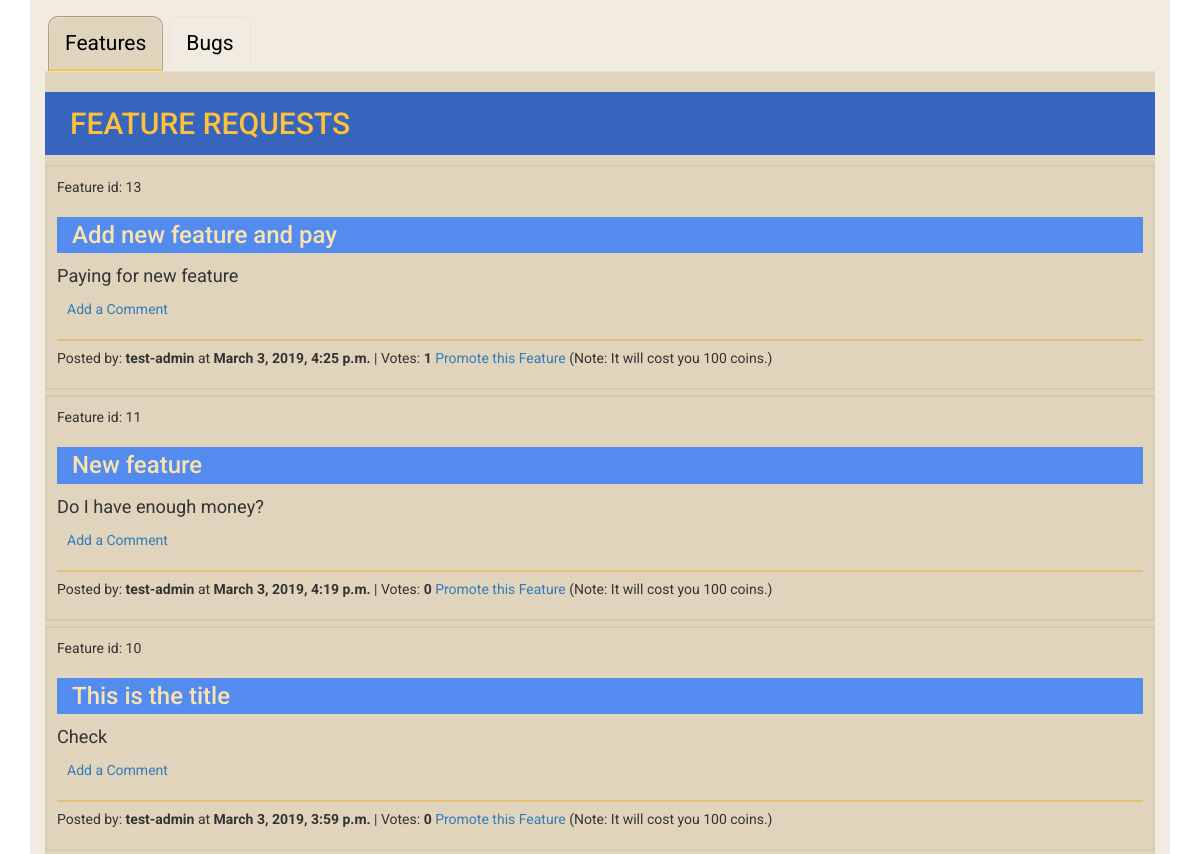
The page /issues/1 (signed in, middle part) on the database as committed earlier.
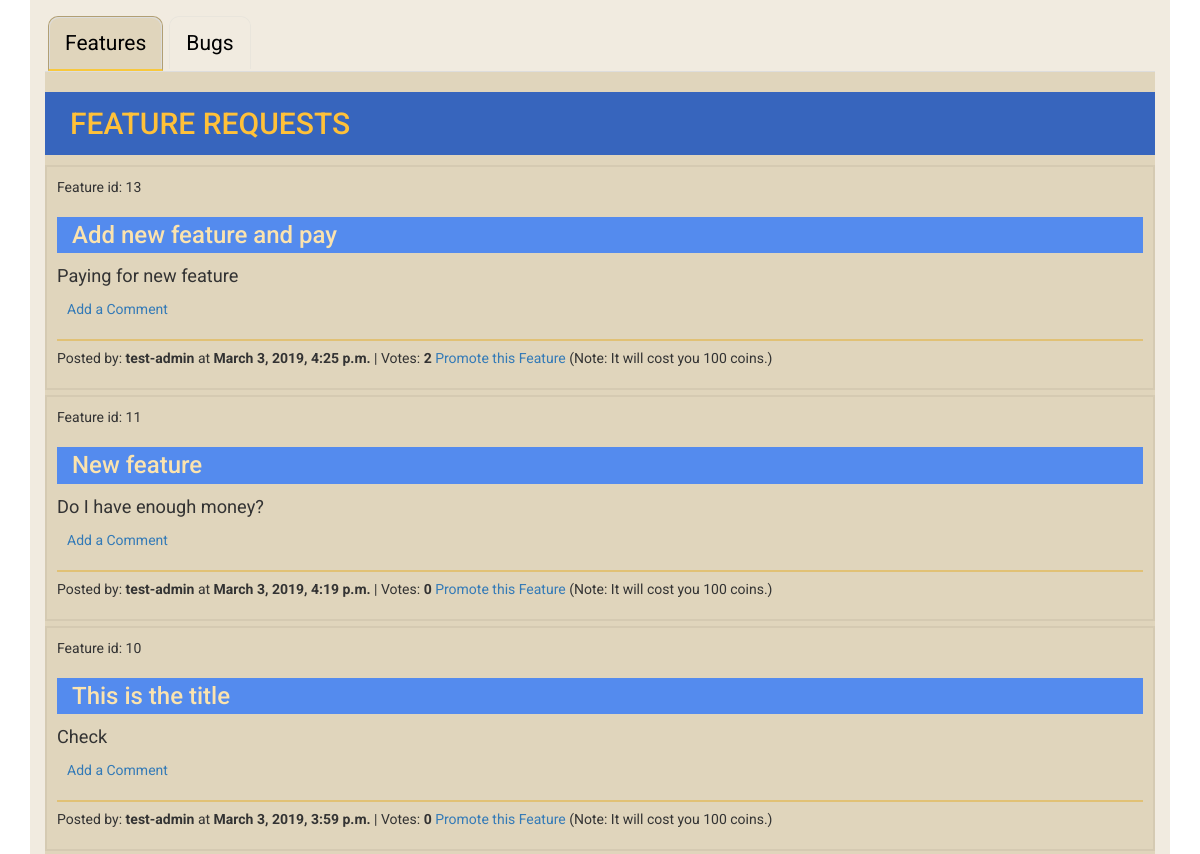
The same page on the database as committed later.
### issuetracker/models.py (models this page shows, shortened)
class Issue(models.Model):
    suggestion_choices = ((True, 'Feature'), (False, 'Bug Fix'))
    is_feature = models.BooleanField(blank=False, default=False, choices=suggestion_choices)
    title = models.CharField(max_length=100, blank=False)
    description = models.TextField()
    posted_by = models.CharField(max_length=50)
    votes = models.IntegerField(default=0)
    date_time = models.DateTimeField(auto_now_add=True)
    class Meta:
        verbose_name_plural = "Issues"

### issuetracker/views.py (the view)
# urls.py: url(r'^issues/', include(issuetracker_urls)),
@login_required()
def issues(request):
    allIssues = Issue.objects.all()
    feature_count = 0
    bug_count = 0
    for each in allIssues:
        if each.is_feature:
            feature_count += 1
        else:
            bug_count += 1
    return render(request, "issue_tracker.html", {'issues': allIssues, 'feature_count': feature_count, "bug_count": bug_count})

### cart/contexts.py (called while the page is built)
def cart_contents(request):
    cart = request.session.get('cart', {})
    cart_items = []
    total = 0
    product_count = 0
    coin_total = 0
    for id, quantity in cart.items():
        product = get_object_or_404(Product, pk=id)
        total += quantity * product.price
        product_count += quantity
        coin_total = quantity * 500
        cart_items.append({'id': id, 'quantity': quantity, 'product': product, 'coin_total': coin_total})
    return {'cart_items': cart_items, 'total': total, 'product_count': product_count, 'coin_total': coin_total}

### issuetracker/templates/issue_tracker.html (shortened to what this page needs)
{% extends "base.html" %}
{% block content %}
    <div id="features-bugs-tabs">
        <ul class="nav nav-tabs">
            <li class="active">
                <a href="#features-pane" data-toggle="tab">Features</a>
            </li>
            <li><a href="#bugs-pane" data-toggle="tab">Bugs</a>
            </li>
        </ul>
        <div class="tab-content ">
            <div class="tab-pane active" id="features-pane">
                {% if feature_count == 1 %}
                <h2> FEATURE REQUEST </h2>
                {% else %}
                <h2> FEATURE REQUESTS </h2>
                {% endif %}
                {% if feature_count == 0 %}
                <p>No features to display</p>
                {% else %}
                {% for each in issues reversed %}
                {% if each.is_feature %}
                <div class="issue-item">
                    <p>Feature id: {{ each.id }}
                    </p>
                    <h3> {{ each.title }}</h3>
                    <p class="feature-description"> {{ each.description }}</p>
                    <div class="comments-list">
                        <a id="link-add-comment" href="{% url 'add-comment' %}">Add a Comment</a>
                    </div>
                    <hr class="hr-light">
                    <p>
                        Posted by: <strong>{{ each.posted_by }}</strong>
                        at <strong>{{ each.date_time}}</strong> | Votes: <strong>{{ each.votes }}</strong>
                        <a class="vote-link" href="{% url 'vote' issue_id=each.id %}">Promote this Feature</a> (Note: It will cost you 100 coins.)
                    </p>
                </div>
                {% endif %}
                {% endfor %}
                {% endif %}
            </div>
            </div>
        </div>
    {% endblock %}

Rows that differ between the two databases and show on the page:
changed Issue "Add new feature and pay": votes "1" → "2"
